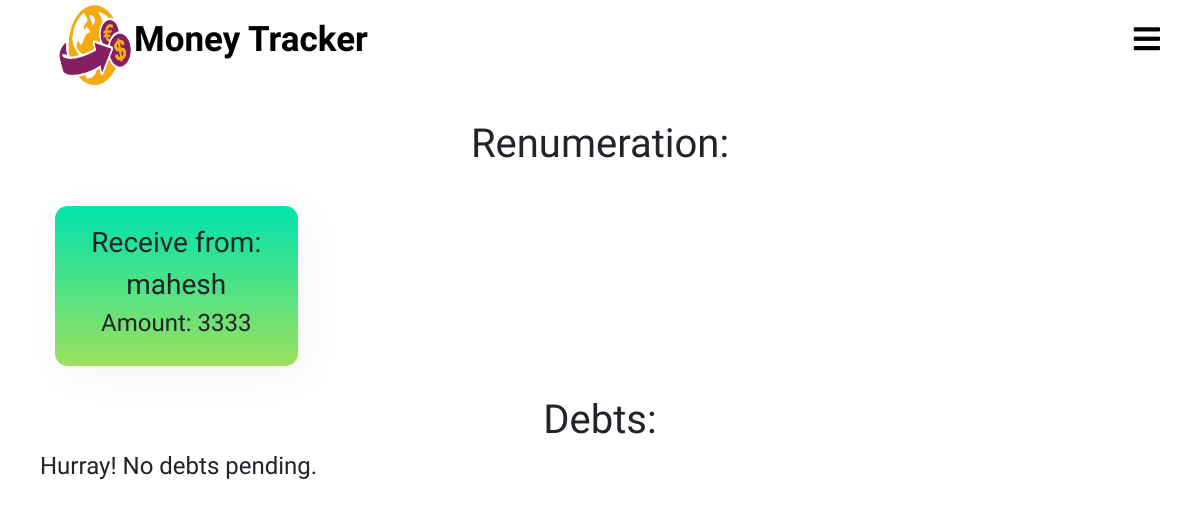
The page /splitter/final_settlements/ (signed in) on the database as committed earlier.
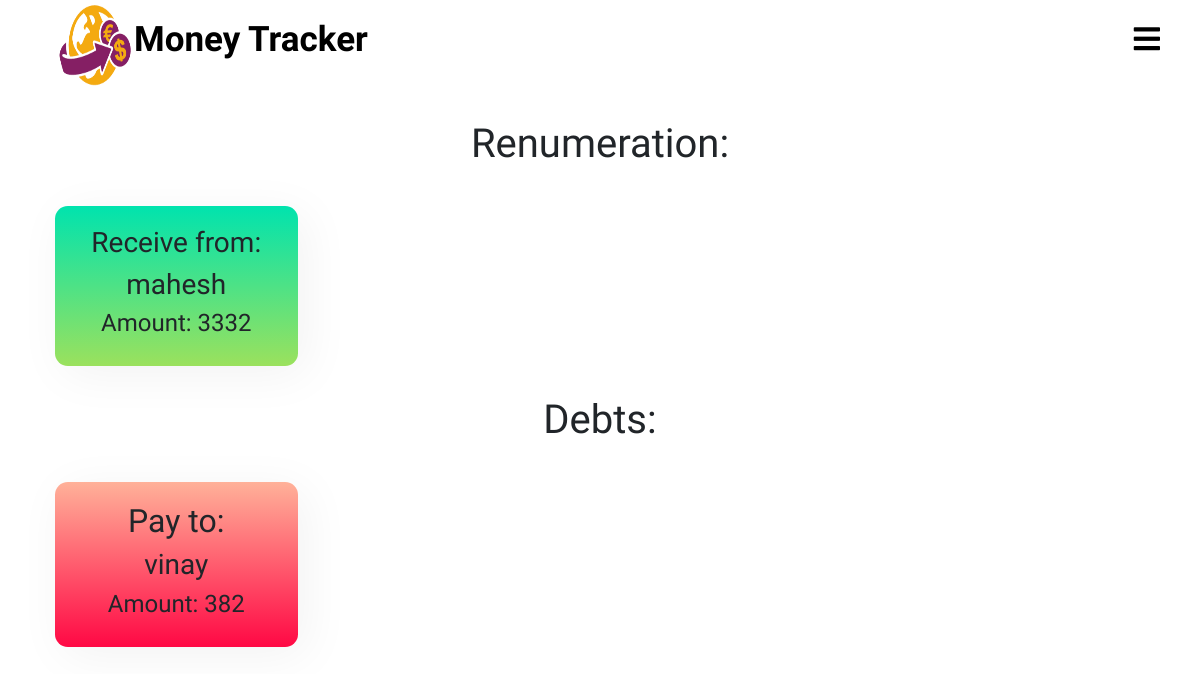
The same page on the database as committed later.
### splitter/models.py (models this page shows, shortened)
class final_transactions(models.Model):
    sender = models.ForeignKey(User, on_delete = models.CASCADE, related_name = 'final_transaction_sender')
    receiver = models.ForeignKey(User, on_delete= models.CASCADE, related_name = 'final_transaction_receiver')
    final_amount = models.IntegerField()

class User(AbstractUser):
    pass

### splitter/views.py (the view)
# urls.py: path('final_settlements/',views.final_settlements,name="final_settlements"),
def final_settlements(request):
    user_sender = final_transactions.objects.filter(sender = request.user)
    user_receiver = final_transactions.objects.filter(receiver = request.user)
    user_sender_positive = []
    user_sender_negative = []
    user_receiver_positive = []
    user_receiver_negative = []
    noincome = False
    noexpense = False
    for obj in user_sender:
        if(obj.final_amount > 0):
            user_sender_positive.append(obj)
        if(obj.final_amount < 0):
            obj.final_amount = abs(obj.final_amount)
            user_sender_negative.append(obj)
    for obj in user_receiver:
        if(obj.final_amount > 0):
            user_receiver_positive.append(obj)
        if(obj.final_amount < 0):
            obj.final_amount = abs(obj.final_amount)
            user_receiver_negative.append(obj)
    if len(user_receiver_positive) == 0 and len(user_sender_negative) == 0:
        noincome = True
    if len(user_sender_positive) == 0 and len(user_receiver_negative) == 0:
        noexpense = True
    return render(request,'splitter/final_settlements.html',{'user_sender_positive':user_sender_positive,
                                                                'user_sender_negative':user_sender_negative,
                                                                'user_receiver_positive':user_receiver_positive,
                                                                'user_receiver_negative':user_receiver_negative,
                                                                'noincome':noincome,
                                                                'noexpense':noexpense})

### templates/splitter/final_settlements.html (shortened to what this page needs)
{% extends 'splitter/base.html' %}
{% load static %}
{% block css %}
  <link rel="stylesheet" href="{% static 'css/final_settlements.css' %}">
{% endblock %}
{% block content %}
<div class="container">
  <div class="final-debt-info">
    <div class="final-debt-income">
      <h1>Renumeration:</h1>
      <div class="row">
        {% if noincome %}
          <h4>Oops! Looks like no remuneration is pending.</h4>
        {% else %}
        {% for obj in user_sender_negative %}
          <div class="col-lg-3 col-md-4 col-sm-6 col-12">
            <div class="incomes-debts-info">
              <h3>Receive from:</h3>
              <h3>{{ obj.receiver.username }}</h3>
              <h4>Amount: {{ obj.final_amount }}</h4>
            </div>
          </div>
        {% endfor %}
        {% endif %}
      </div>
    </div>
    <div class="final-debt-expense">
      <h1>Debts:</h1>
      <div class="row">
        {% if noexpense %}
        <h4>Hurray! No debts pending.</h4>
        {% else %}
        {% for obj in user_sender_positive %}
        <div class="col-lg-3 col-md-4 col-sm-6 col-12">
          <div class="expense-debts-info">
            <h2>Pay to:</h2>
            <h3>{{ obj.receiver.username }}</h3>
            <h4>Amount: {{ obj.final_amount }}</h4>
          </div>
        </div>
        {% endfor %}
        {% endif %}
      </div>
    </div>
  </div>
</div>
{% endblock %}

Rows that differ between the two databases and show on the page:
changed final_transactions "mahesh": final_amount "3333" → "3332"
added final_transactions: receiver.username "vinay", final_amount "382", shown under "Debts:"
Other text that changed with them:
text no longer shown: "Hurray! No debts pending."
